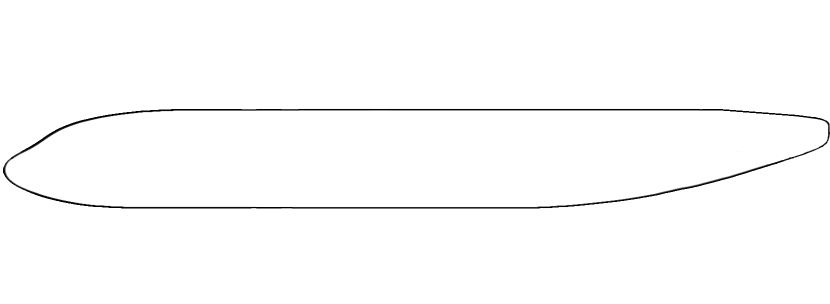
#> input picture data/images/DUUC_side_view_tailless.png, 1660 x 607 px, found by its file name (shown at 1/2 size)
$ python cg_calculation.py
#> lines starting #> are read from the running program, lines starting #| are printed output that depends on the picture
### analysis_modules/plotting_functions.py
import matplotlib.pyplot as plt
import numpy as np
import matplotlib.ticker as ticker
import data.atr_reference as ref
from analysis_modules.aerodynamic import cl_cd_bucket_polar


# [537 lines left out: functions plot_inflow_properties2, plot_weight_distribution, weight_comp_table, interference_drag_range, component_drag_wcdi_range, component_drag_range and 6 more, not called in this run]


def print_cg_mass(part, mass, cg, mcg, m_sum, mcg_cum, cg_tot, group, aircraft):
    separator = "+{}+{}+{}+{}+".format("-" * 28, "-" * 26, "-" * 23, "-" * 30)
    header = "| {:<20} | {:<22} | {:<21} | {:<20} |".format(
        f"Mass {group} group", "Mass [kg]", "CG [m]", "Mass * CG [kg*m]")

    output = []
    output.append("\n")
    output.append("+" + "-" * 114 + "+")
    output.append(f"|{aircraft:^121}|")
    output.append(separator)
    output.append(header)
    output.append(separator)

    # Loop through mass entries
    for i in range(len(mass)):
        output.append("| {:<28} | {:<26} | {:<23} | {:<22} |".format(
            part[i], np.round(mass[i], 0), np.round(cg[i], 2), np.round(mcg[i], 1)))
    output.append(separator)
    # Add sum mass row
    output.append("| {:<23} | {:<23} | {:<25} | {:<24} |".format(
        "sum mass", np.round(m_sum, 2), "", np.round(mcg_cum, 2)))
    output.append(separator)
    # Add estimation cg row
    output.append("| {:<31} | {:<29} | {:<17} | {:<27} |".format(
        "", "", "estimation cg", f"{np.round(cg_tot, 2)} [m]"))
    output.append(separator)
    # Return the formatted output
    return "\n".join(output)


# [101 lines left out: function xplot, not called in this run]

# xplot(-0.4887, 0.20768, 0.305, 0.3, 5, 2.2345, (0.25 * 2.2345), 'test')

### analysis_modules/aerodynamic.py
import constants
import numpy as np
from analysis_modules.ISA import air_density_isa


# [52 lines left out: functions reynolds, speed_of_sound, drag, lift, moment, not called in this run]


def c_root(area, span, taper_ratio):
    c_root_val = (2 * area) / (span * (1 + taper_ratio))
    return c_root_val


def c_tip(c_root_val, taper_ratio):
    c_tip_val = c_root_val * taper_ratio
    return c_tip_val


def drag_zero_lift(cf, ffc, qc, s_ratio):
    cd_0 = cf * ffc * qc * s_ratio
    return cd_0


# [11 lines left out: function drag_interference, not called in this run]


def propulsive_efficiency(fx, velocity, power_input, k1, k2):
    eta_propulsive = (fx * velocity) / (power_input * k1 * k2)
    return eta_propulsive


def cl_cd_bucket_polar(cd0, cdi, cl):
    cd = cd0 + cdi * cl ** 2
    return cd


def tail_volume(surface, lever_arm, surface_wing, reference_l):
    tail_volume_coefficient = (surface * lever_arm) / (surface_wing * reference_l)
    return tail_volume_coefficient


def c_mac(croot, ctip, tr):
    mac = 2/3 * (croot + ctip - (croot * ctip / (croot + ctip)) / (1 + tr))
    return mac


def neutral_point(c, x_ac, eta, vh, cla_t, cla, de_da):
    x_np = c * ((x_ac / c) + eta * vh * (cla_t / cla) * (1 - de_da))
    return x_np

### analysis_modules/cg_calculation.py
import numpy as np
import matplotlib.pyplot as plt
from analysis_modules.plotting_functions import print_cg_mass
import data.atr_reference as ref
import os
import matplotlib.gridspec as gridspec
import config
import data.atr_reference as ref


class CenterOfGravity:
    """ determine center of gravity based on method of Scholz 2008, note: input of weight in [kg] and distance in [m]"""
    def __init__(self, w_lg_nose: float, w_lg_main: float, w_eng_wing: float, w_wing: float, w_fuse: float,
                 w_nac_wing: float, w_vt: float, w_ht: float, w_duct: float, w_sys: float, l_fuselage: float,
                 aircraft_type: str, c_mac_wing: float, x_duct: float, x_wing: float, w_fuel: float, w_pax: float,
                 z_PE: float):
        self.w_lg_nose = w_lg_nose
        self.w_lg_main = w_lg_main
        self.w_eng_wing = w_eng_wing
        self.w_wing = w_wing
        self.w_fuse = w_fuse
        self.w_nac_wing = w_nac_wing
        self.w_vt = w_vt
        self.w_ht = w_ht
        self.w_duct = w_duct
        self.aircraft_type = aircraft_type
        self.w_sys = w_sys
        self.l_fuselage = l_fuselage
        self.c_mac_wing = c_mac_wing
        self.x_duct = x_duct
        self.x_wing = x_wing
        self.w_fuel = w_fuel
        self.w_pax = w_pax
        self.z_PE = z_PE

    """ ---------------------------- determine center of gravity of each component -------------------------------- """
    def cg_loc_wing(self):
        if self.aircraft_type == "conventional":
            """ Data extracted from reference values ATR72-600"""
            cg_wing = 12.24
            cg_main = 12.429
            cg_eng_wing = 10.12
            cg_nac_wing = 10.12
            cg_fuel = 12.24
            return [cg_wing, cg_main, cg_eng_wing, cg_nac_wing, cg_fuel]
        if self.aircraft_type == "DUUC":
            cg_wing = self.x_wing + (self.c_mac_wing / 2)
            cg_main = cg_wing + 0.25
            cg_fuel = cg_wing
            cg_trim = 5
            return [cg_wing, cg_main, cg_fuel, cg_trim]
        else:
            return None

    def cg_loc_fus(self):
        if self.aircraft_type == "conventional":
            cg_fus = 0.45 * self.l_fuselage
            cg_vt = 23.99
            cg_ht = 23.99
            cg_nose = 1.75
            cg_sys = 11.5
            cg_pax = cg_fus
            return [cg_fus, cg_vt, cg_ht, cg_nose, cg_sys, cg_pax]
        if self.aircraft_type == "DUUC":
            cg_fus = 0.45 * self.l_fuselage
            cg_nose = 1.75
            cg_sys = 0.55 * self.l_fuselage
            cg_duct = self.x_duct
            cg_pax = cg_fus
            return [cg_fus, cg_nose, cg_sys, cg_duct, cg_pax]

    def cg_wing_group(self):
        if self.aircraft_type == 'conventional':
            mass_vect = [self.w_wing, self.w_lg_main, self.w_eng_wing * 2, self.w_nac_wing * 2, self.w_fuel]

            sum_w = sum(mass_vect)

            mcg_wing = self.w_wing * self.cg_loc_wing()[0]
            mcg_main = self.w_lg_main * self.cg_loc_wing()[1]
            mcg_eng_wing = self.w_eng_wing * 2 * self.cg_loc_wing()[2]
            mcg_nac_wing = self.w_nac_wing * 2 * self.cg_loc_wing()[3]
            mcg_fuel = self.w_fuel * self.cg_loc_wing()[4]

            mcg_vect = [mcg_wing, mcg_main, mcg_eng_wing, mcg_nac_wing, mcg_fuel]

            sum_mcg = sum(mcg_vect)

            cg_wing_group = sum_mcg / sum_w

            components = ["Wing", "Main", "Engine", "Nacelle", "Fuel"]
            file_path = r"C:\Users\tomva\pythonProject\DUUC\data\CG_breakdown"
            os.makedirs(file_path, exist_ok=True)
            input_file_path = os.path.join(file_path, f"ATR_wing_group_cg_breakdown.txt")
            if os.path.exists(input_file_path):
                os.remove(input_file_path)
            with open(input_file_path, "w") as file:
                file.write(print_cg_mass(components, mass_vect, self.cg_loc_wing(), mcg_vect, sum_w, sum_mcg, cg_wing_group,
                           "wing    ", "Conventional"))
                file.close()
            return cg_wing_group, sum_w

        if self.aircraft_type == "DUUC":
            mass_vect = [self.w_wing, self.w_lg_main, self.w_fuel]

            sum_w = sum(mass_vect)

            mcg_wing = self.w_wing * self.cg_loc_wing()[0]
            mcg_main = self.w_lg_main * self.cg_loc_wing()[1]
            mcg_fuel = self.w_fuel * self.cg_loc_wing()[2]

            mcg_vect = [mcg_wing, mcg_main, mcg_fuel]

            sum_mcg = sum(mcg_vect)

            cg_wing_group = sum_mcg / sum_w

            components = ["Wing", "Main", "Fuel"]
            file_path = r"C:\Users\tomva\pythonProject\DUUC\data\CG_breakdown"
            os.makedirs(file_path, exist_ok=True)
            input_file_path = os.path.join(file_path, f"DUUC_wing_group_cg_breakdown.txt")
            if os.path.exists(input_file_path):
                os.remove(input_file_path)
            with open(input_file_path, "w") as file:
                file.write(print_cg_mass(components, mass_vect, self.cg_loc_wing(), mcg_vect, sum_w, sum_mcg, cg_wing_group,
                           "wing     ", "DUUC   "))
                file.close()
            return cg_wing_group, sum_w
        else:
            return None

    def cg_fuselage_group(self):
        if self.aircraft_type == 'conventional':
            mass_vect = [self.w_fuse, self.w_vt, self.w_ht, self.w_lg_nose, self.w_sys, self.w_pax]

            sum_w = sum(mass_vect)

            mcg_fus = self.w_fuse * self.cg_loc_fus()[0]
            mcg_vt = self.w_vt * self.cg_loc_fus()[1]
            mcg_ht = self.w_ht * self.cg_loc_fus()[2]
            mcg_nose = self.w_lg_nose * self.cg_loc_fus()[3]
            mcg_sys = self.w_sys * self.cg_loc_fus()[4]
            mcg_pax = self.w_pax * self.cg_loc_fus()[5]

            mcg_vect = [mcg_fus, mcg_vt, mcg_ht, mcg_nose, mcg_sys, mcg_pax]

            sum_mcg = sum(mcg_vect)

            cg_fuse_group = sum_mcg / sum_w

            components = ["Fuselage", "Vertical Tail", "Horizontal Tail", "Nose", "Systems", "Pax"]

            file_path = r"C:\Users\tomva\pythonProject\DUUC\data\CG_breakdown"
            os.makedirs(file_path, exist_ok=True)
            input_file_path = os.path.join(file_path, f"ATR_fuselage_group_cg_breakdown.txt")
            if os.path.exists(input_file_path):
                os.remove(input_file_path)
            with open(input_file_path, "w") as file:
                file.write(print_cg_mass(components, mass_vect, self.cg_loc_fus(), mcg_vect, sum_w, sum_mcg, cg_fuse_group,
                           "fuselage", "Conventional"))
                file.close()
            return cg_fuse_group, sum_w

        if self.aircraft_type == "DUUC":
            mass_vect = [self.w_fuse, self.w_lg_nose, self.w_sys, self.w_duct, self.w_pax]
            sum_w = sum(mass_vect)

            mcg_fus = self.w_fuse * self.cg_loc_fus()[0]
            mcg_nose = self.w_lg_nose * self.cg_loc_fus()[1]
            mcg_sys = self.w_sys * self.cg_loc_fus()[2]
            mcg_duct = self.w_duct * self.cg_loc_fus()[3]
            mcg_pax = self.w_pax * self.cg_loc_fus()[4]

            mcg_vect = [mcg_fus, mcg_nose, mcg_sys, mcg_duct, mcg_pax]
            sum_mcg = sum(mcg_vect)

            cg_fuse_group = sum_mcg / sum_w

            components = ["Fuselage", "Nose", "Systems", "Duct", "Pax"]
            file_path = r"C:\Users\tomva\pythonProject\DUUC\data\CG_breakdown"
            os.makedirs(file_path, exist_ok=True)
            input_file_path = os.path.join(file_path, f"DUUC_fuselage_group_cg_breakdown.txt")
            if os.path.exists(input_file_path):
                os.remove(input_file_path)
            with open(input_file_path, "w") as file:
                file.write(print_cg_mass(components, mass_vect, self.cg_loc_fus(), mcg_vect, sum_w, sum_mcg, cg_fuse_group,
                           "fuselage", "DUUC   "))
                file.close()
            return cg_fuse_group, sum_w
        else:
            return None

    def x_cg(self):
        if self.aircraft_type == "conventional":
            x_lemac_guess = 11.5
        elif self.aircraft_type == "DUUC":
            x_lemac_guess = self.x_wing
        else:
            raise ValueError("Unknown aircraft type")
        x_wg_lemac = self.cg_wing_group()[0] - x_lemac_guess
        x_cg_lemac = 0.25 * ref.c_mac_w

        x_lemac = ((self.cg_fuselage_group()[0] - x_cg_lemac) + (self.cg_wing_group()[1] / self.cg_fuselage_group()[1])
                   * (x_wg_lemac - x_cg_lemac))
        #print(f"x_lemac: {x_lemac}")
        x_cg = x_cg_lemac + x_lemac

        x_cg2 = (((self.cg_fuselage_group()[0] * self.cg_fuselage_group()[1]) + (self.cg_wing_group()[0]
                                                                                * self.cg_wing_group()[1])) /
                 (self.cg_wing_group()[1] + self.cg_fuselage_group()[1]))
        return x_cg, x_lemac

    # [6 lines left out: function x_cg_lim, not called in this run]

    """ --------------------------------- CENTER OF GRAVITY Z-DIRECTION ------------------------------------------- """
    # [53 lines left out: functions z_loc_components, z_cg, not called in this run]


""" Test section"""

if __name__ == "__main__":
    l_fuselage = 21
    x = np.linspace(0, l_fuselage, 100)
    x_wing_group = []
    x_fuselage_group = []
    x_cg = []
    x_cg2 = []
    x_cg3 = []

    x_cg_atr = 11.5586
    x_wg_atr = 11.625
    x_fg_atr = 11.392
    x_wing = 11.2
    x_ac_wing = x_wing + 0.25 * ref.c_mac_w

    for i in range(len(x)):
        cg = CenterOfGravity(w_lg_nose=171,
                             w_lg_main=787,
                             w_eng_wing=500,
                             w_wing=3500,
                             w_fuse=3373,
                             w_nac_wing=250,
                             w_vt=178,
                             w_ht=124,
                             w_duct=3500,
                             w_sys=3113,
                             l_fuselage=l_fuselage,
                             aircraft_type="DUUC",
                             c_mac_wing=ref.c_mac_w,
                             x_wing=x_wing,
                             x_duct=x[i],
                             z_PE=0,
                             w_fuel=config.w_fuel_full_end,
                             w_pax=1000
                             )

        x_wing_group.append(cg.cg_wing_group()[0])
        x_fuselage_group.append(cg.cg_fuselage_group()[0])
        x_cg.append(cg.x_cg()[0])

    for i in range(len(x)):
        cg = CenterOfGravity(w_lg_nose=171,
                             w_lg_main=787,
                             w_eng_wing=500,
                             w_wing=3500,
                             w_fuse=3373,
                             w_nac_wing=250,
                             w_vt=178,
                             w_ht=124,
                             w_duct=3500 - 500,
                             w_sys=3113,
                             l_fuselage=l_fuselage,
                             aircraft_type="DUUC",
                             c_mac_wing=ref.c_mac_w,
                             x_wing=x_wing,
                             x_duct=x[i],
                             z_PE=0,
                             w_fuel=config.w_fuel_full_end,
                             w_pax=1000)

        x_cg2.append(cg.x_cg()[0])

    for i in range(len(x)):
        cg = CenterOfGravity(w_lg_nose=171,
                             w_lg_main=787,
                             w_eng_wing=500,
                             w_wing=3500,
                             w_fuse=3373,
                             w_nac_wing=250,
                             w_vt=178,
                             w_ht=124,
                             w_duct=3500 + 500,
                             w_sys=3113,
                             l_fuselage=l_fuselage,
                             aircraft_type="DUUC",
                             c_mac_wing=ref.c_mac_w,
                             x_wing=x_wing,
                             x_duct=x[i],
                             z_PE=0,
                             w_fuel=config.w_fuel_full_end,
                             w_pax=1000)

        x_cg3.append(cg.x_cg()[0])
    print(x_cg)
    # Create single plot with specified size
    fig, ax0 = plt.subplots(figsize=(12, 4))

    # Load background image
    image = plt.imread(r"C:\Users\tomva\pythonProject\DUUC\data\images\DUUC_side_view_tailless.png")
#> image is the input picture: shape (607, 1660, 4) float32; mean R, G, B, A 0.989, 0.989, 0.989, 1

    # Show background image with normalized axes
    ax0.imshow(image, extent=[0, 1, 0, 1], aspect='auto')

    # Plot normalized CG trajectories
    ax0.plot(np.array(x_cg) / l_fuselage, np.array(x) / l_fuselage, label=r"$x_{cg-DUUC}$", color="tab:blue")
    ax0.plot(np.array(x_cg2) / l_fuselage, np.array(x) / l_fuselage, label=r"$x_{cg-DUUC}$: PE - 500 kg",
             color="tab:purple")
    ax0.plot(np.array(x_cg3) / l_fuselage, np.array(x) / l_fuselage, label=r"$x_{cg-DUUC}$: PE + 500 kg",
             color="tab:orange")

    # Span and markers for normalized x_cg range
    ax0.axvline(min(x_cg) / l_fuselage, color="tab:blue", linestyle="dashed")
    ax0.axvline(max(x_cg) / l_fuselage, color="tab:blue", linestyle="dashed")
    ax0.axvspan(min(x_cg) / l_fuselage, max(x_cg) / l_fuselage, color="tab:blue", alpha=0.2)

    # Reference lines
    ax0.axvline(x_cg_atr / l_fuselage, color="tab:green", linestyle="dashed", label=r"$x_{cg-ATR}$")
    ax0.axvline(x_ac_wing / l_fuselage, color="tab:red", label=r"$x_{ac-wing}$")

    # Dotted guideline paths
    ax0.plot([min(x_cg) / l_fuselage, 1], [0, 0], color="black", linestyle="dashed")
    ax0.plot(min(x_cg) / l_fuselage, 0, color="tab:blue", marker="o")
    ax0.plot([np.mean(x_cg) / l_fuselage, 1], [0.5, 0.5], color="black", linestyle="dashed")
    ax0.plot(np.mean(x_cg) / l_fuselage, 0.5, color="tab:blue", marker="o")
    ax0.plot([max(x_cg) / l_fuselage, 1], [1, 1], color="black", linestyle="dashed")
    ax0.plot(max(x_cg) / l_fuselage, 1, color="tab:blue", marker="o")

    # Title and labels
    ax0.set_title("Center of Gravity shift with position of PE")
    ax0.set_xlabel(r"Normalized fuselage location ($x / l_{fuselage}$)")
    ax0.set_ylabel(r"Normalized PE position ($x / l_{fuselage}$)")
    ax0.set_xlim([0, 1])
    ax0.set_ylim([-0.05, 1.05])
    ax0.grid(True)
    ax0.legend()

    plt.tight_layout()
    plt.show()
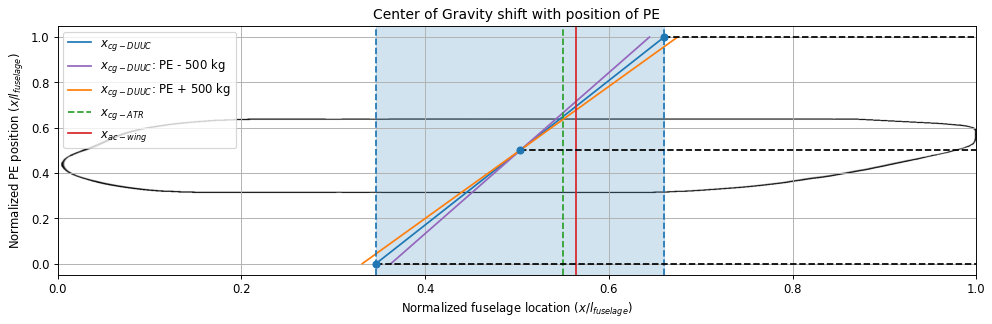
#> figure drawn by matplotlib, 1 panel
#> (the rest of the program and of its run is left out)
